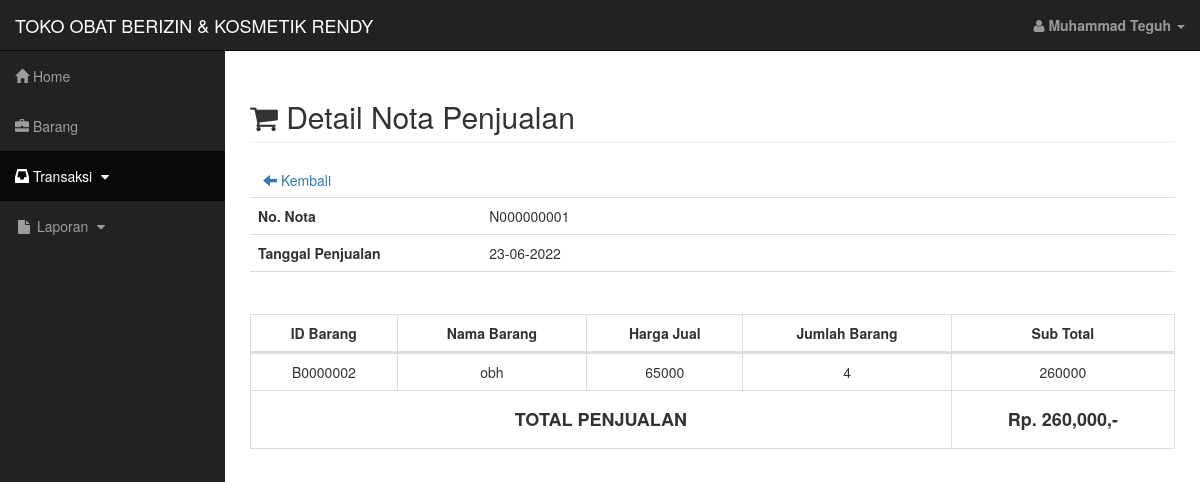
Screenshot of /transaksi/det_nota.php?id=N000000001 (signed in) with the database file from the repository.
### tables this page shows
CREATE TABLE IF NOT EXISTS `detil_penjualan` (
  `tanggal` date NOT NULL,
  `no_nota` varchar(10) NOT NULL,
  `id_barang` varchar(20) NOT NULL,
  `nama_barang` varchar(20) NOT NULL,
  `harga_jual` int(10) NOT NULL,
  `jumlah_barang` int(10) NOT NULL,
  `total` int(10) NOT NULL,
  `bayar` int(10) NOT NULL
);

### session.php (called while the page is built, shortened)
<?php
$user_check=$_SESSION['login_user'];
$ses_sql=mysql_query("SELECT * FROM admin WHERE username='$user_check'");
$row = mysql_fetch_assoc($ses_sql);
$login_session = $row['nama_lengkap'];
?>

### transaksi/det_nota.php (the view, shortened to what this page needs)
<!DOCTYPE html>
<html lang="en">
	<head>
		<link href="../assets/css/bootstrap.min.css" rel="stylesheet">
		<link href="../assets/css/sb-admin.css" rel="stylesheet">
		<link href="../assets/css/plugins/morris.css" rel="stylesheet">
		<link href="../assets/font-awesome/css/font-awesome.min.css" rel="stylesheet" type="text/css">
		<link href="../assets/css/jquery-ui/jquery-ui.css" rel="stylesheet">
		<link href="../assets/css/dataTables.bootstrap.min.css" rel="stylesheet">
		<link href="../assets/css/dataTables.responsive.css" rel="stylesheet">
	</head>
	<body>
		<div id="wrapper">
			<?php include 'header.php'; ?>
			<div id="page-wrapper">
				<div class="container-fluid">
					<div class="row">
						<div class="col-lg-12">
							<h2 class="page-header">
								<i class="fa fa-shopping-cart"></i> Detail Nota Penjualan
							</h2>
							<a class="btn" href="penjualan.php"><span class="glyphicon glyphicon-arrow-left"></span>  Kembali</a>
						</div>
					</div>
					<?php
						$no_nota = mysql_real_escape_string($_GET['id']);
						$det = mysql_query("SELECT * FROM detil_penjualan WHERE no_nota='$no_nota'")or die(mysql_error());
						$d=mysql_fetch_array($det)
					?>
					<table class="table">
						<tr>
							<th class="col-md-3" style="text-align: left">No. Nota</th>
							<td style="text-align: left"><?php echo $d['no_nota'] ?></td>
						</tr>
						<tr>
							<th class="col-md-3" style="text-align: left">Tanggal Penjualan</th>
							<td style="text-align: left"><?php $tanggal = $d['tanggal']; echo date('d-m-Y', strtotime($tanggal)); ?>
						</tr>
						<tr>
						<th></th>
						<td></td>
						</tr>
					</table>
					<div class="row">
						<div class="col-lg-12">
							<table width="100%" class="table table-bordered table-hover" id="dataTables-example">
								<thead>
									<tr>
										<th>ID Barang</th>
										<th>Nama Barang</th>
										<th>Harga Jual</th>
										<th>Jumlah Barang</th>
										<th>Sub Total</th>
									</tr>
								</thead>
								<tbody>
								<?php
									$no_nota = mysql_real_escape_string($_GET['id']);
									$det = mysql_query("SELECT * FROM detil_penjualan WHERE no_nota='$no_nota'")or die(mysql_error());
									while($row=mysql_fetch_array($det)){
								?>
									<tr>
										<td><?php echo $row['id_barang']; ?></td>
										<td><?php echo $row['nama_barang']; ?></td>
										<td><?php echo $row['harga_jual']; ?></td>
										<td><?php echo $row['jumlah_barang']; ?></td>
										<td><?php echo $row['total']; ?></td>
									</tr>
									<?php } ?>
									<tr>
										<td colspan='4'><h4 align='center'><b>TOTAL PENJUALAN</b></h4></td>
										<td><h4 align='center'><b>
											<?php $x=mysql_query("select sum(total) as total from detil_penjualan where no_nota='$no_nota'");
												$xx=mysql_fetch_array($x);
												echo "Rp. ". number_format($xx['total']).",-";
											?></b></h4>
										</td>
									</tr>
								</tbody>
							</table>
						</div>
					</div>
				</div>
			</div>
		</div>
	</body>
</html>

### transaksi/header.php (shortened to what this page needs)
<?php
	include '../session.php';
?>
<nav class="navbar navbar-inverse navbar-fixed-top" role="navigation">
	<div class="navbar-header">
		<a class="navbar-brand" href="../admin/index.php">TOKO OBAT BERIZIN & KOSMETIK RENDY</a>
	</div>
	<ul class="nav navbar-right top-nav">
		<li class="dropdown">
			<a href="#" class="dropdown-toggle" data-toggle="dropdown"><i class="fa fa-user"></i> <b><?php echo $login_session;?></b> <b class="caret"></b></a>
		</li>
	</ul>
	<div class="collapse navbar-collapse navbar-ex1-collapse">
		<ul class="nav navbar-nav side-nav">
			<li>
				<a href="../admin/index.php"><i class="glyphicon glyphicon-home"></i> Home</a>
			</li>
			<li>
			<li>
				<a href="../barang/barang.php"><i class="glyphicon glyphicon-briefcase"></i> Barang</a>
			</li>
			<li class="active">
				<a href="javascript:;" data-toggle="collapse" data-target="#transaksi"><i class="glyphicon glyphicon-inbox"></i> Transaksi <i class="fa fa-fw fa-caret-down"></i></a>
			</li>
			<li>
				<a href="javascript:;" data-toggle="collapse" data-target="#laporan"><i class="fa fa-fw fa-file"></i> Laporan <i class="fa fa-fw fa-caret-down"></i></a>
			</li>
		</ul>
	</div>
</nav>

### assets/css/sb-admin.css (style rules this page uses)
body { margin-top: 100px; background-color: #222; }
@media (min-width:768px) { body { margin-top: 50px; } }
#wrapper { padding-left: 0; }
#page-wrapper { width: 100%; padding: 0; background-color: #fff; }
@media (min-width:768px) { #wrapper { padding-left: 225px; } }
@media (min-width:768px) { #page-wrapper { padding: 10px; padding-bottom : 320px; } }
.top-nav { padding: 0 15px; }
.top-nav>li { display: inline-block; float: left; }
.top-nav>li>a { padding-top: 15px; padding-bottom: 15px; line-height: 20px; color: #999; }
@media (min-width:768px) { .side-nav { position: fixed; top: 51px; left: 225px; width: 225px; margin-left: -225px; border: none; border-radius: 0; overflow-y: auto; background-color: #222; bottom: 0; overflow-x: hidden; padding-bottom: 40px; } }
@media (min-width:768px) { .side-nav>li>a { width: 225px; } }
.table1, th, td { padding: 8px 20px; text-align: center; }

### rows the page displays
detil_penjualan: no_nota "N000000001", tanggal "23-06-2022", id_barang "B0000002", nama_barang "obh", harga_jual "65000", jumlah_barang "4", total "260000"

### other values shown
$login_session "Muhammad Teguh"
$xx['total'] "260,000"
